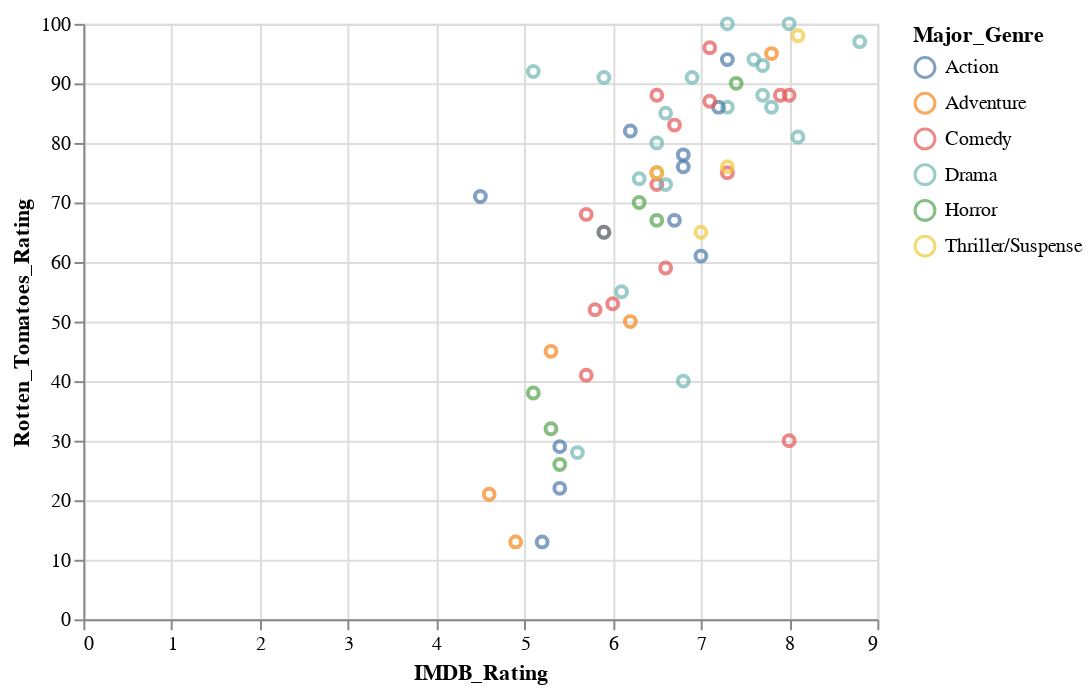

Notebook code cell kept with this figure:
### Markdown cell above
Now make a plot from `movies_filtered` with:
- `IMDB_Rating` encoded as **x position**
- `Rotten_Tomatoes_Rating` encoded as **y position**
- `Major_Genre` encoded as **color**
And use **point** as the **mark**.

### Code cell
alt.Chart(movies_filtered).mark_point().encode(
    x = alt.X('IMDB_Rating'),
    y = alt.Y('Rotten_Tomatoes_Rating'),
    color = 'Major_Genre'
)
